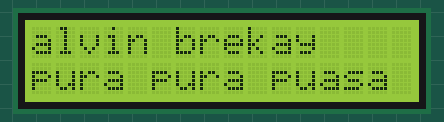
Recording of a sketch running on a simulated Arduino Uno, built with avr-gcc and run on an emulated ATmega328P. Parts: 16×2 character LCD.

Above: at 0.1 s.
At 3.1 s:
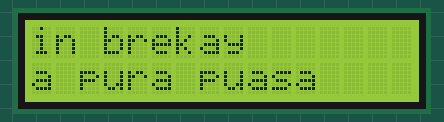
At 7.2 s:
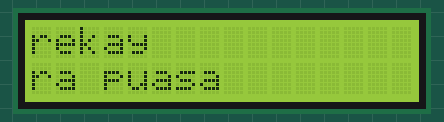
At 14.2 s:
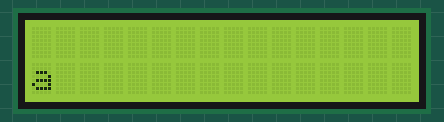
At 26.2 s:
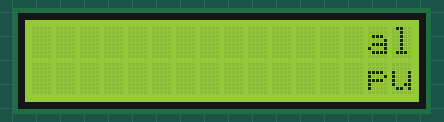
At 38.2 s:
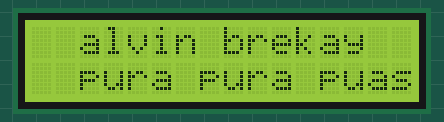

Measured:
- what the display in image 1 shows lasts 1.0 s, from 3.1 s to 4.1 s

The sketch:

liquid-crystal.ino
```cpp
#include <Wire.h>               // Library komunikasi I2C
 #include <LiquidCrystal_I2C.h>  // Library modul I2C LCD

// default address 0x27
// tipe LCD 16x2 (16,2)
LiquidCrystal_I2C lcd = LiquidCrystal_I2C(0x27, 16, 2);

void setup() {
  // inisialisasi LCD:
  lcd.init();
  lcd.backlight();
  lcd.clear();
}

void loop() {
  int i;
  lcd.setCursor(0, 0);
  lcd.print(" alvin brekay");
  lcd.setCursor(0, 1);
  lcd.print(" pura pura puasa ");
  for (i = 0; i < 16; i++) {
    lcd.scrollDisplayLeft();
    delay(1000);
  }
}
```
